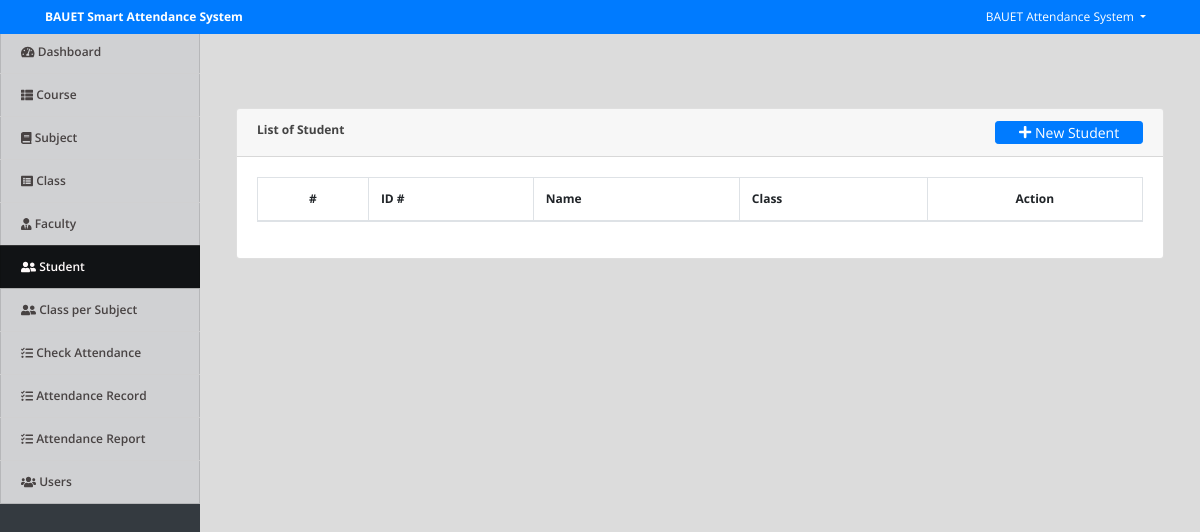
The app's page /index.php?page=students (signed in), older data.
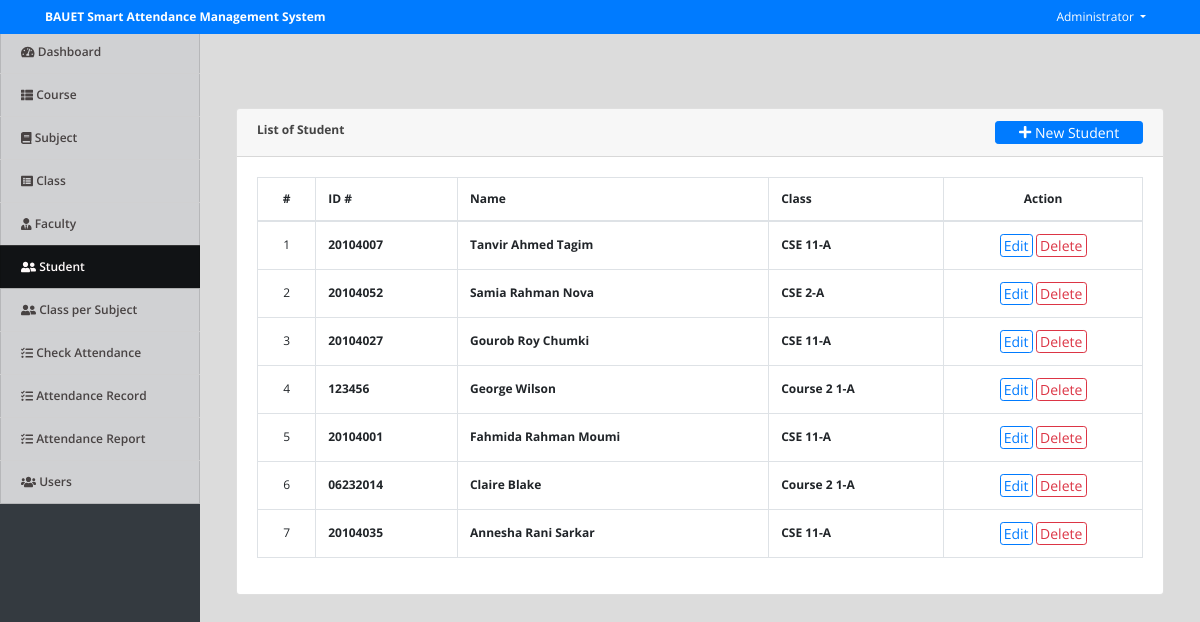
The same page, newer data.
### tables this page shows
CREATE TABLE `students` (
  `id` int(30) NOT NULL,
  `id_no` varchar(50) NOT NULL,
  `class_id` int(30) NOT NULL,
  `name` text NOT NULL,
  `date_created` datetime NOT NULL DEFAULT current_timestamp()
);

### students.php (the view, shortened to what this page needs)
<?php include('db_connect.php');?>
<div class="container-fluid">
	<div class="col-lg-12">
		<div class="row">
			<div class="col-md-12">
				<div class="card">
					<div class="card-header">
						<b>List of Student</b>
						<span class="float:right"><a class="btn btn-primary btn-block btn-sm col-sm-2 float-right" href="javascript:void(0)" id="new_student">
					<i class="fa fa-plus"></i> New Student
				</a></span>
					</div>
					<div class="card-body">
						<table class="table table-condensed table-bordered table-hover">
							<thead>
								<tr>
									<th class="text-center">#</th>
									<th class="">ID #</th>
									<th class="">Name</th>
									<th class="">Class</th>
									<th class="text-center">Action</th>
								</tr>
							</thead>
							<tbody>
								<?php
								$i = 1;
								$student = $conn->query("SELECT s.*,concat(co.course,' ',c.level,'-',c.section) as `class` FROM students s inner join `class` c on c.id = s.class_id inner join courses co on co.id = c.course_id order by s.name desc ");
								while($row=$student->fetch_assoc()):
								?>
								<tr>
									<td class="text-center"><?php echo $i++ ?></td>
									<td>
										<p> <b><?php echo $row['id_no'] ?></b></p>
									</td>
									<td>
										<p> <b><?php echo ucwords($row['name']) ?></b></p>
									</td>
									<td class="">
										 <p> <b><?php echo $row['class'] ?></b></p>
									</td>
									<td class="text-center">
										<button class="btn btn-sm btn-outline-primary edit_student" type="button" data-id="<?php echo $row['id'] ?>" >Edit</button>
										<button class="btn btn-sm btn-outline-danger delete_student" type="button" data-id="<?php echo $row['id'] ?>">Delete</button>
									</td>
								</tr>
								<?php endwhile; ?>
							</tbody>
						</table>
					</div>
				</div>
			</div>
		</div>
	</div>
</div>

### topbar.php (shortened to what this page needs)
<nav class="navbar navbar-light fixed-top bg-primary" style="padding:0">
  <div class="container-fluid mt-2 mb-2">
  	<div class="col-lg-12">
      <div class="col-md-4 float-left text-white">
        <large><b><?php echo isset($_SESSION['system']['name']) ? $_SESSION['system']['name'] : '' ?></b></large>
      </div>
	  	<div class="float-right">
        <div class=" dropdown mr-4">
            <a href="#" class="text-white dropdown-toggle"  id="account_settings" data-toggle="dropdown" aria-haspopup="true" aria-expanded="false"><?php echo $_SESSION['login_name'] ?> </a>
        </div>
      </div>
  </div>
</nav>

Row changes from the older to the newer data that the page shows:
added students: id_no "20104007", name "Tanvir Ahmed Tagim", class "CSE 11-A"
added students: id_no "20104052", name "Samia Rahman Nova", class "CSE 2-A"
added students: id_no "20104027", name "Gourob Roy Chumki", class "CSE 11-A"
added students: id_no "123456", name "George Wilson", class "Course 2 1-A"
added students: id_no "20104001", name "Fahmida Rahman Moumi", class "CSE 11-A"
added students: id_no "06232014", name "Claire Blake", class "Course 2 1-A"
added students: id_no "20104035", name "Annesha Rani Sarkar", class "CSE 11-A"
Text that changed along with them:
$_SESSION['system']['name']: "BAUET Smart Attendance System" → "BAUET Smart Attendance Management System"
$_SESSION['login_name']: "BAUET Attendance System" → "Administrator"
